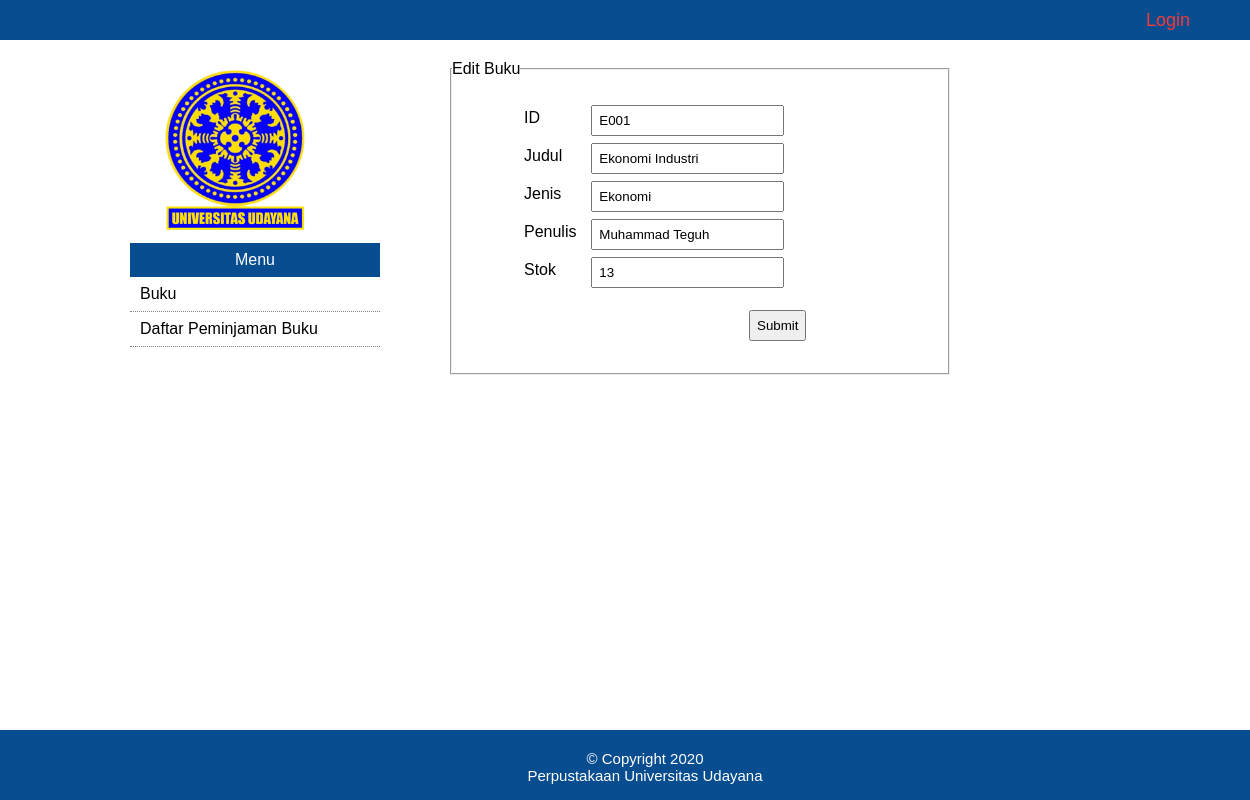
The page /update_buku.php?id_buku=E001 (signed in) on the database its author committed.
### tables this page shows
CREATE TABLE `buku` (
  `id_buku` varchar(5) NOT NULL,
  `judul` varchar(50) NOT NULL,
  `jenis` varchar(20) NOT NULL,
  `penulis` varchar(50) NOT NULL,
  `stok` int(11) NOT NULL
);

### update_buku.php (the view, shortened to what this page needs)
<?php
	include 'koneksi.php';
	$id_buku = $_GET['id_buku'];
	$sql = mysqli_query($conn, "SELECT * FROM buku WHERE id_buku='$id_buku'");
	$row	= mysqli_fetch_array($sql);
?>
<!DOCTYPE html>
<html>
<head>
	<link rel="stylesheet" type="text/css" href="css/style3.css">
</head>
<body>
	<div id="batas">
        <div id="header">
            <ul>
                <li><p><a href="logout.php">Login</a></p></li>
            </ul>
        </div>
		<div id="sidebar">
			<img src="img/logo.png" alt="">
			<ul>
				<li><p>Menu</p></li>
				<li><a href="buku.php">Buku</a></li>
				<li><a href="daftar_pinjam.php">Daftar Peminjaman Buku</a></li>
			</ul>
		</div>
		<div id="content3">
			<form action="edit_buku.php" method="post">
				<fieldset>
					<legend>Edit Buku</legend>
					<table>
						<tr>
							<td>ID</td>
							<td><input type="text" name="id_buku" value="<?php echo $row['id_buku'];?>"></td>
						</tr>
						<tr>
							<td>Judul </td>
							<td><input type="text" name="judul" value="<?php echo $row['judul'];?>"></td>
						</tr>
						<tr>
							<td>Jenis </td>
							<td><input type="text" name="jenis" value="<?php echo $row['jenis'];?>"></td>
						</tr>
						<tr>
							<td>Penulis</td>
							<td><input type="text" name="penulis" value="<?php echo $row['penulis'];?>"></td>
						</tr>
						<tr>
							<td>Stok</td>
							<td><input type="text" name="stok" value="<?php echo $row['stok'];?>"></td>
						</tr>
						<tr>
							<td colspan="2"><input type="submit"></td>
						</tr>
					</table>
				</fieldset>
			</form>
		</div>
		<div id="footer" style="bottom: 0px;">
			<p>
	            &copy Copyright 2020<br>
	            Perpustakaan Universitas Udayana
	        </p>
	    </div>
	</div>
</body>
</html>

### css/style3.css (style rules this page uses)
* { margin: 0px; padding: 0px; }
#batas { margin: 0 auto; height: 500px; font-family: sans-serif; }
#sidebar { float: left; width: 200px; height: auto; margin-left: 100px; }
#sidebar img { padding: 5px; width: 150px; margin-left: 55px; }
#sidebar ul { list-style-type: none; margin: 0; padding: 0; width: 250px; background-color: white; margin-left: 30px; }
#sidebar li a { display: block; padding: 8px 10px; border-bottom-style: dotted; text-decoration: none; color: black; border-bottom-color: grey; border-bottom-width: thin; }
#sidebar p { margin: 0 auto; background-color: #074d8f; padding: 8px 16px; color: white; text-align: center; }
#header { background-color: #074d8f; height: 40px; width: 100%; margin-bottom: 20px; font-size: 18px; }
#header ul { list-style-type: none; overflow: hidden; }
#header li { color: white; margin: 0px auto; margin-top: 10px; }
#header li p { float: right; margin-right: 40px; }
#header li p a { float: right; margin-right: 20px; text-decoration: none; color: #f23a3a; }
#content3 { float: left; margin-left: 150px; width: 500px; }
#content3 form table { margin-left: 70px; margin-bottom: 30px; margin-top: 20px; }
#content3 table tr td input[type=text] { padding: 6px; margin-top: 5px; margin-left: 7px; }
#content3 table tr td input[type=submit] { margin-left: 225px; margin-top: 20px; padding: 6px; }
#footer { position: absolute; width: 100%; height: 30px; background-color: #074d8f; text-align: center; margin-top: 10px; padding: 20px; color: white; font-size: 15px; }

### rows shown on the page
buku: id_buku "E001", judul "Ekonomi Industri", jenis "Ekonomi", penulis "Muhammad Teguh", stok "13"
